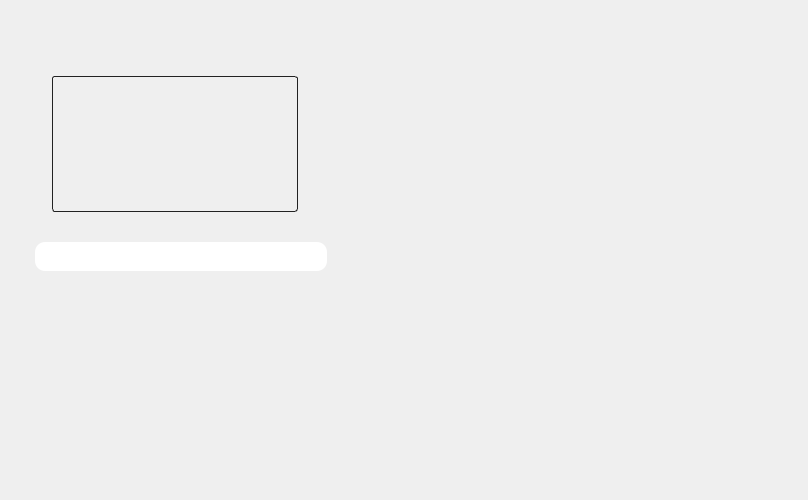
<?xml version="1.0" encoding="UTF-8"?>
<ui version="4.0">
 <class>MainWindow</class>
 <widget class="QMainWindow" name="MainWindow">
  <property name="geometry">
   <rect>
    <x>0</x>
    <y>0</y>
    <width>808</width>
    <height>500</height>
   </rect>
  </property>
  <property name="maximumSize">
   <size>
    <width>2000</width>
    <height>1000</height>
   </size>
  </property>
  <property name="windowTitle">
   <string>Asesinos: Home</string>
  </property>
  <property name="styleSheet">
   <string notr="true">QProgressBar:horizontal {
    border: 1px solid #3A3939;
    text-align: center;
    padding: 1px;
    background: #201F1F;
}
QProgressBar::chunk:horizontal {
    background-color: qlineargradient(spread:reflect, x1:1, y1:0.545, x2:1, y2:0, stop:0 rgba(28, 66, 111, 255), stop:1 rgba(37, 87, 146, 255));
}

QToolTip
{
    border: 1px solid #3A3939;
    background-color: rgb(90, 102, 117);;
    color: white;
    padding: 1px;
    opacity: 200;
}

QWidget
{
    color: silver;
    background-color: #302F2F;
    selection-background-color:#3d8ec9;
    selection-color: black;
    background-clip: border;
    border-image: none;
    outline: 0;
}

QWidget:item:hover
{
    background-color: #78879b;
    color: black;
}

QWidget:item:selected
{
    background-color: #3d8ec9;
}

QCheckBox
{
    spacing: 5px;
    outline: none;
    color: #bbb;
    margin-bottom: 2px;
}

QCheckBox:disabled
{
    color: #777777;
}
QCheckBox::indicator,
QGroupBox::indicator
{
    width: 18px;
    height: 18px;
}
QGroupBox::indicator
{
    margin-left: 2px;
}

QCheckBox::indicator:unchecked,
QCheckBox::indicator:unchecked:hover,
QGroupBox::indicator:unchecked,
QGroupBox::indicator:unchecked:hover
{
    image: url(:/dark_blue/img/checkbox_unchecked.png);
}

QCheckBox::indicator:unchecked:focus,
QCheckBox::indicator:unchecked:pressed,
QGroupBox::indicator:unchecked:focus,
QGroupBox::indicator:unchecked:pressed
{
  border: none;
    image: url(:/dark_blue/img/checkbox_unchecked_focus.png);
}

QCheckBox::indicator:checked,
QCheckBox::indicator:checked:hover,
QGroupBox::indicator:checked,
QGroupBox::indicator:checked:hover
{
    image: url(:/dark_blue/img/checkbox_checked.png);
}

QCheckBox::indicator:checked:focus,
QCheckBox::indicator:checked:pressed,
QGroupBox::indicator:checked:focus,
QGroupBox::indicator:checked:pressed
{
  border: none;
    image: url(:/dark_blue/img/checkbox_checked_focus.png);
}

QCheckBox::indicator:indeterminate,
QCheckBox::indicator:indeterminate:hover,
QCheckBox::indicator:indeterminate:pressed
QGroupBox::indicator:indeterminate,
QGroupBox::indicator:indeterminate:hover,
QGroupBox::indicator:indeterminate:pressed
{
    image: url(:/dark_blue/img/checkbox_indeterminate.png);
}

QCheckBox::indicator:indeterminate:focus,
QGroupBox::indicator:indeterminate:focus
{
    image: url(:/dark_blue/img/checkbox_indeterminate_focus.png);
}

QCheckBox::indicator:checked:disabled,
QGroupBox::indicator:checked:disabled
{
    image: url(:/dark_blue/img/checkbox_checked_disabled.png);
}

QCheckBox::indicator:unchecked:disabled,
QGroupBox::indicator:unchecked:disabled
{
    image: url(:/dark_blue/img/checkbox_unchecked_disabled.png);
}

QRadioButton
{
    spacing: 5px;
    outline: none;
    color: #bbb;
    margin-bottom: 2px;
}

QRadioButton:disabled
{
    color: #777777;
}
QRadioButton::indicator
{
    width: 21px;
    height: 21px;
}

QRadioButton::indicator:unchecked,
QRadioButton::indicator:unchecked:hover
{
    image: url(:/dark_blue/img/radio_unchecked.png);
}

QRadioButton::indicator:unchecked:focus,
QRadioButton::indicator:unchecked:pressed
{
  border: none;
  outline: none;
    image: url(:/dark_blue/img/radio_unchecked_focus.png);
}

QRadioButton::indicator:checked,
QRadioButton::indicator:checked:hover
{
  border: none;
  outline: none;
    image: url(:/dark_blue/img/radio_checked.png);
}

QRadioButton::indicator:checked:focus,
QRadioButton::indicato::menu-arrowr:checked:pressed
{
  border: none;
  outline: none;
    image: url(:/dark_blue/img/radio_checked_focus.png);
}

QRadioButton::indicator:indeterminate,
QRadioButton::indicator:indeterminate:hover,
QRadioButton::indicator:indeterminate:pressed
{
        image: url(:/dark_blue/img/radio_indeterminate.png);
}

QRadioButton::indicator:checked:disabled
{
  outline: none;
  image: url(:/dark_blue/img/radio_checked_disabled.png);
}

QRadioButton::indicator:unchecked:disabled
{
    image: url(:/dark_blue/img/radio_unchecked_disabled.png);
}


QMenuBar
{
    background-color: #302F2F;
    color: silver;
}

QMenuBar::item
{
    background: transparent;
}

QMenuBar::item:selected
{
    background: transparent;
    border: 1px solid #3A3939;
}

QMenuBar::item:pressed
{
    border: 1px solid #3A3939;
    background-color: #3d8ec9;
    color: black;
    margin-bottom:-1px;
    padding-bottom:1px;
}

QMenu
{
    border: 1px solid #3A3939;
    color: silver;
    margin: 1px;
}

QMenu::icon
{
    margin: 1px;
}

QMenu::item
{
    padding: 2px 2px 2px 25px;
    margin-left: 5px;
    border: 1px solid transparent; /* reserve space for selection border */
}

QMenu::item:selected
{
    color: black;
}

QMenu::separator {
    height: 2px;
    background: lightblue;
    margin-left: 10px;
    margin-right: 5px;
}

QMenu::indicator {
    width: 16px;
    height: 16px;
}

/* non-exclusive indicator = check box style indicator
   (see QActionGroup::setExclusive) */
QMenu::indicator:non-exclusive:unchecked {
    image: url(:/dark_blue/img/checkbox_unchecked.png);
}

QMenu::indicator:non-exclusive:unchecked:selected {
    image: url(:/dark_blue/img/checkbox_unchecked_disabled.png);
}

QMenu::indicator:non-exclusive:checked {
    image: url(:/dark_blue/img/checkbox_checked.png);
}

QMenu::indicator:non-exclusive:checked:selected {
    image: url(:/dark_blue/img/checkbox_checked_disabled.png);
}

/* exclusive indicator = radio button style indicator (see QActionGroup::setExclusive) */
QMenu::indicator:exclusive:unchecked {
    image: url(:/dark_blue/img/radio_unchecked.png);
}

QMenu::indicator:exclusive:unchecked:selected {
    image: url(:/dark_blue/img/radio_unchecked_disabled.png);
}

QMenu::indicator:exclusive:checked {
    image: url(:/dark_blue/img/radio_checked.png);
}

QMenu::indicator:exclusive:checked:selected {
    image: url(:/dark_blue/img/radio_checked_disabled.png);
}

QMenu::right-arrow {
    margin: 5px;
    image: url(:/dark_blue/img/right_arrow.png)
}


QWidget:disabled
{
    color: #808080;
    background-color: #302F2F;
}

QAbstractItemView
{
    alternate-background-color: #3A3939;
    color: silver;
    border: 1px solid 3A3939;
    border-radius: 2px;
    padding: 1px;
}

QWidget:focus, QMenuBar:focus
{
    border: 1px solid #78879b;
}

QTabWidget:focus, QCheckBox:focus, QRadioButton:focus, QSlider:focus
{
    border: none;
}

QLineEdit
{
    background-color: #201F1F;
    padding: 2px;
    border-style: solid;
    border: 1px solid #3A3939;
    border-radius: 2px;
    color: silver;
}

QGroupBox {
    border:1px solid #3A3939;
    border-radius: 2px;
    margin-top: 20px;
    background-color: #302F2F;
    color: silver;
}

QGroupBox::title {
    subcontrol-origin: margin;
    subcontrol-position: top center;
    padding-left: 10px;
    padding-right: 10px;
    padding-top: 10px;
}

QAbstractScrollArea
{
    border-radius: 2px;
    border: 1px solid #3A3939;
    background-color: transparent;
}

QScrollBar:horizontal
{
    height: 15px;
    margin: 3px 15px 3px 15px;
    border: 1px transparent #2A2929;
    border-radius: 4px;
    background-color: #2A2929;
}

QScrollBar::handle:horizontal
{
    background-color: #605F5F;
    min-width: 5px;
    border-radius: 4px;
}

QScrollBar::add-line:horizontal
{
    margin: 0px 3px 0px 3px;
    border-image: url(:/dark_blue/img/right_arrow_disabled.png);
    width: 10px;
    height: 10px;
    subcontrol-position: right;
    subcontrol-origin: margin;
}

QScrollBar::sub-line:horizontal
{
    margin: 0px 3px 0px 3px;
    border-image: url(:/dark_blue/img/left_arrow_disabled.png);
    height: 10px;
    width: 10px;
    subcontrol-position: left;
    subcontrol-origin: margin;
}

QScrollBar::add-line:horizontal:hover,QScrollBar::add-line:horizontal:on
{
    border-image: url(:/dark_blue/img/right_arrow.png);
    height: 10px;
    width: 10px;
    subcontrol-position: right;
    subcontrol-origin: margin;
}


QScrollBar::sub-line:horizontal:hover, QScrollBar::sub-line:horizontal:on
{
    border-image: url(:/dark_blue/img/left_arrow.png);
    height: 10px;
    width: 10px;
    subcontrol-position: left;
    subcontrol-origin: margin;
}

QScrollBar::up-arrow:horizontal, QScrollBar::down-arrow:horizontal
{
    background: none;
}


QScrollBar::add-page:horizontal, QScrollBar::sub-page:horizontal
{
    background: none;
}

QScrollBar:vertical
{
    background-color: #2A2929;
    width: 15px;
    margin: 15px 3px 15px 3px;
    border: 1px transparent #2A2929;
    border-radius: 4px;
}

QScrollBar::handle:vertical
{
    background-color: #605F5F;
    min-height: 5px;
    border-radius: 4px;
}

QScrollBar::sub-line:vertical
{
    margin: 3px 0px 3px 0px;
    border-image: url(:/dark_blue/img/up_arrow_disabled.png);
    height: 10px;
    width: 10px;
    subcontrol-position: top;
    subcontrol-origin: margin;
}

QScrollBar::add-line:vertical
{
    margin: 3px 0px 3px 0px;
    border-image: url(:/dark_blue/img/down_arrow_disabled.png);
    height: 10px;
    width: 10px;
    subcontrol-position: bottom;
    subcontrol-origin: margin;
}

QScrollBar::sub-line:vertical:hover,QScrollBar::sub-line:vertical:on
{

    border-image: url(:/dark_blue/img/up_arrow.png);
    height: 10px;
    width: 10px;
    subcontrol-position: top;
    subcontrol-origin: margin;
}


QScrollBar::add-line:vertical:hover, QScrollBar::add-line:vertical:on
{
    border-image: url(:/dark_blue/img/down_arrow.png);
    height: 10px;
    width: 10px;
    subcontrol-position: bottom;
    subcontrol-origin: margin;
}

QScrollBar::up-arrow:vertical, QScrollBar::down-arrow:vertical
{
    background: none;
}


QScrollBar::add-page:vertical, QScrollBar::sub-page:vertical
{
    background: none;
}

QTextEdit
{
    background-color: #201F1F;
    color: silver;
    border: 1px solid #3A3939;
}

QPlainTextEdit
{
    background-color: #201F1F;;
    color: silver;
    border-radius: 2px;
    border: 1px solid #3A3939;
}

QHeaderView::section
{
    background-color: #3A3939;
    color: silver;
    padding-left: 4px;
    border: 1px solid #6c6c6c;
}

QSizeGrip {
    image: url(:/dark_blue/img/sizegrip.png);
    width: 12px;
    height: 12px;
}

QMainWindow
{
    background-color: #302F2F;

}

QMainWindow::separator
{
    background-color: #302F2F;
    color: white;
    padding-left: 4px;
    spacing: 2px;
    border: 1px dashed #3A3939;
}

QMainWindow::separator:hover
{

    background-color: #787876;
    color: white;
    padding-left: 4px;
    border: 1px solid #3A3939;
    spacing: 2px;
}


QMenu::separator
{
    height: 1px;
    background-color: #3A3939;
    color: white;
    padding-left: 4px;
    margin-left: 10px;
    margin-right: 5px;
}


QFrame
{
    border-radius: 2px;
    border: 1px solid #444;
}

QFrame[frameShape=&quot;0&quot;]
{
    border-radius: 2px;
    border: 1px transparent #444;
}

QStackedWidget
{
    background-color: #302F2F;
    border: 1px transparent black;
}

QToolBar {
    border: 1px transparent #393838;
    background: 1px solid #302F2F;
    font-weight: bold;
}

QToolBar::handle:horizontal {
    image: url(:/dark_blue/img/Hmovetoolbar.png);
}
QToolBar::handle:vertical {
    image: url(:/dark_blue/img/Vmovetoolbar.png);
}
QToolBar::separator:horizontal {
    image: url(:/dark_blue/img/Hsepartoolbar.png);
}
QToolBar::separator:vertical {
    image: url(:/dark_blue/img/Vsepartoolbars.png);
}

QPushButton
{
    color: silver;
    background-color: #302F2F;
    border-width: 2px;
    border-color: #4A4949;
    border-style: solid;
    padding-top: 2px;
    padding-bottom: 2px;
    padding-left: 10px;
    padding-right: 10px;
    border-radius: 4px;
    /* outline: none; */
    /* min-width: 40px; */
}

QPushButton:disabled
{
    background-color: #302F2F;
    border-width: 2px;
    border-color: #3A3939;
    border-style: solid;
    padding-top: 2px;
    padding-bottom: 2px;
    padding-left: 10px;
    padding-right: 10px;
    /*border-radius: 2px;*/
    color: #808080;
}

QPushButton:focus {
    background-color: #3d8ec9;
    color: white;
}

QComboBox
{
    selection-background-color: #3d8ec9;
    background-color: #201F1F;
    border-style: solid;
    border: 1px solid #3A3939;
    border-radius: 2px;
    padding: 2px;
    min-width: 75px;
}

QPushButton:checked{
    background-color: #4A4949;
    border-color: #6A6969;
}

QPushButton:hover {
    border: 2px solid #78879b;
    color: silver;
}

QComboBox:hover, QAbstractSpinBox:hover,QLineEdit:hover,QTextEdit:hover,QPlainTextEdit:hover,QAbstractView:hover,QTreeView:hover
{
    border: 1px solid #78879b;
    color: silver;
}

QComboBox:on
{
    background-color: #626873;
    padding-top: 3px;
    padding-left: 4px;
    selection-background-color: #4a4a4a;
}

QComboBox QAbstractItemView
{
    background-color: #201F1F;
    border-radius: 2px;
    border: 1px solid #444;
    selection-background-color: #3d8ec9;
    color: silver;
}

QComboBox::drop-down
{
    subcontrol-origin: padding;
    subcontrol-position: top right;
    width: 15px;

    border-left-width: 0px;
    border-left-color: darkgray;
    border-left-style: solid;
    border-top-right-radius: 3px;
    border-bottom-right-radius: 3px;
}

QComboBox::down-arrow
{
    image: url(:/dark_blue/img/down_arrow_disabled.png);
}

QComboBox::down-arrow:on, QComboBox::down-arrow:hover,
QComboBox::down-arrow:focus
{
    image: url(:/dark_blue/img/down_arrow.png);
}

QPushButton:pressed
{
    background-color: #484846;
}

QAbstractSpinBox {
    padding-top: 2px;
    padding-bottom: 2px;
    border: 1px solid #3A3939;
    background-color: #201F1F;
    color: silver;
    border-radius: 2px;
    min-width: 75px;
}

QAbstractSpinBox:up-button
{
    background-color: transparent;
    subcontrol-origin: border;
    subcontrol-position: top right;
}

QAbstractSpinBox:down-button
{
    background-color: transparent;
    subcontrol-origin: border;
    subcontrol-position: bottom right;
}

QAbstractSpinBox::up-arrow,QAbstractSpinBox::up-arrow:disabled,QAbstractSpinBox::up-arrow:off {
    image: url(:/dark_blue/img/up_arrow_disabled.png);
    width: 10px;
    height: 10px;
}
QAbstractSpinBox::up-arrow:hover
{
    image: url(:/dark_blue/img/up_arrow.png);
}


QAbstractSpinBox::down-arrow,QAbstractSpinBox::down-arrow:disabled,QAbstractSpinBox::down-arrow:off
{
    image: url(:/dark_blue/img/down_arrow_disabled.png);
    width: 10px;
    height: 10px;
}
QAbstractSpinBox::down-arrow:hover
{
    image: url(:/dark_blue/img/down_arrow.png);
}


QLabel
{
    border: 0px solid black;
}

QTabWidget{
    border: 1px transparent black;
}

QTabWidget::pane {
    border: 1px solid #444;
    border-radius: 3px;
    padding: 3px;
}

QTabBar
{
    qproperty-drawBase: 0;
    left: 5px; /* move to the right by 5px */
}

QTabBar:focus
{
    border: 0px transparent black;
}

QTabBar::close-button  {
    image: url(:/dark_blue/img/close.png);
    background: transparent;
}

QTabBar::close-button:hover
{
    image: url(:/dark_blue/img/close-hover.png);
    background: transparent;
}

QTabBar::close-button:pressed {
    image: url(:/dark_blue/img/close-pressed.png);
    background: transparent;
}

/* TOP TABS */
QTabBar::tab:top {
    color: #b1b1b1;
    border: 1px solid #4A4949;
    border-bottom: 1px transparent black;
    background-color: #302F2F;
    padding: 5px;
    border-top-left-radius: 2px;
    border-top-right-radius: 2px;
}

QTabBar::tab:top:!selected
{
    color: #b1b1b1;
    background-color: #201F1F;
    border: 1px transparent #4A4949;
    border-bottom: 1px transparent #4A4949;
    border-top-left-radius: 0px;
    border-top-right-radius: 0px;
}

QTabBar::tab:top:!selected:hover {
    background-color: #48576b;
}

/* BOTTOM TABS */
QTabBar::tab:bottom {
    color: #b1b1b1;
    border: 1px solid #4A4949;
    border-top: 1px transparent black;
    background-color: #302F2F;
    padding: 5px;
    border-bottom-left-radius: 2px;
    border-bottom-right-radius: 2px;
}

QTabBar::tab:bottom:!selected
{
    color: #b1b1b1;
    background-color: #201F1F;
    border: 1px transparent #4A4949;
    border-top: 1px transparent #4A4949;
    border-bottom-left-radius: 0px;
    border-bottom-right-radius: 0px;
}

QTabBar::tab:bottom:!selected:hover {
    background-color: #78879b;
}

/* LEFT TABS */
QTabBar::tab:left {
    color: #b1b1b1;
    border: 1px solid #4A4949;
    border-left: 1px transparent black;
    background-color: #302F2F;
    padding: 5px;
    border-top-right-radius: 2px;
    border-bottom-right-radius: 2px;
}

QTabBar::tab:left:!selected
{
    color: #b1b1b1;
    background-color: #201F1F;
    border: 1px transparent #4A4949;
    border-right: 1px transparent #4A4949;
    border-top-right-radius: 0px;
    border-bottom-right-radius: 0px;
}

QTabBar::tab:left:!selected:hover {
    background-color: #48576b;
}


/* RIGHT TABS */
QTabBar::tab:right {
    color: #b1b1b1;
    border: 1px solid #4A4949;
    border-right: 1px transparent black;
    background-color: #302F2F;
    padding: 5px;
    border-top-left-radius: 2px;
    border-bottom-left-radius: 2px;
}

QTabBar::tab:right:!selected
{
    color: #b1b1b1;
    background-color: #201F1F;
    border: 1px transparent #4A4949;
    border-right: 1px transparent #4A4949;
    border-top-left-radius: 0px;
    border-bottom-left-radius: 0px;
}

QTabBar::tab:right:!selected:hover {
    background-color: #48576b;
}

QTabBar QToolButton::right-arrow:enabled {
     image: url(:/dark_blue/img/right_arrow.png);
 }

 QTabBar QToolButton::left-arrow:enabled {
     image: url(:/dark_blue/img/left_arrow.png);
 }

QTabBar QToolButton::right-arrow:disabled {
     image: url(:/dark_blue/img/right_arrow_disabled.png);
 }

 QTabBar QToolButton::left-arrow:disabled {
     image: url(:/dark_blue/img/left_arrow_disabled.png);
 }


QDockWidget {
    border: 1px solid #403F3F;
    titlebar-close-icon: url(:/dark_blue/img/close.png);
    titlebar-normal-icon: url(:/dark_blue/img/undock.png);
}

QDockWidget::close-button, QDockWidget::float-button {
    border: 1px solid transparent;
    border-radius: 2px;
    background: transparent;
}

QDockWidget::close-button:hover, QDockWidget::float-button:hover {
    background: rgba(255, 255, 255, 10);
}

QDockWidget::close-button:pressed, QDockWidget::float-button:pressed {
    padding: 1px -1px -1px 1px;
    background: rgba(255, 255, 255, 10);
}

QTreeView, QListView, QTextBrowser, AtLineEdit, AtLineEdit::hover {
    border: 1px solid #444;
    background-color: silver;
    border-radius: 3px;
    margin-left: 3px;
    color: black;
}

QTreeView:branch:selected, QTreeView:branch:hover {
    background: url(:/dark_blue/img/transparent.png);
}

QTreeView::branch:has-siblings:!adjoins-item {
    border-image: url(:/dark_blue/img/transparent.png);
}

QTreeView::branch:has-siblings:adjoins-item {
    border-image: url(:/dark_blue/img/transparent.png);
}

QTreeView::branch:!has-children:!has-siblings:adjoins-item {
    border-image: url(:/dark_blue/img/transparent.png);
}

QTreeView::branch:has-children:!has-siblings:closed,
QTreeView::branch:closed:has-children:has-siblings {
    image: url(:/dark_blue/img/branch_closed.png);
}

QTreeView::branch:open:has-children:!has-siblings,
QTreeView::branch:open:has-children:has-siblings  {
    image: url(:/dark_blue/img/branch_open.png);
}

QTreeView::branch:has-children:!has-siblings:closed:hover,
QTreeView::branch:closed:has-children:has-siblings:hover {
    image: url(:/dark_blue/img/branch_closed-on.png);
    }

QTreeView::branch:open:has-children:!has-siblings:hover,
QTreeView::branch:open:has-children:has-siblings:hover  {
    image: url(:/dark_blue/img/branch_open-on.png);
    }

QListView::item:!selected:hover, QListView::item:!selected:hover, QTreeView::item:!selected:hover  {
    background: rgba(0, 0, 0, 0);
    outline: 0;
    color: #FFFFFF
}

QListView::item:selected:hover, QListView::item:selected:hover, QTreeView::item:selected:hover  {
    background: #3d8ec9;
    color: #FFFFFF;
}

QSlider::groove:horizontal {
    border: 1px solid #3A3939;
    height: 8px;
    background: #201F1F;
    margin: 2px 0;
    border-radius: 2px;
}

QSlider::handle:horizontal {
    background: QLinearGradient( x1: 0, y1: 0, x2: 0, y2: 1,
      stop: 0.0 silver, stop: 0.2 #a8a8a8, stop: 1 #727272);
    border: 1px solid #3A3939;
    width: 14px;
    height: 14px;
    margin: -4px 0;
    border-radius: 2px;
}

QSlider::groove:vertical {
    border: 1px solid #3A3939;
    width: 8px;
    background: #201F1F;
    margin: 0 0px;
    border-radius: 2px;
}

QSlider::handle:vertical {
    background: QLinearGradient( x1: 0, y1: 0, x2: 0, y2: 1, stop: 0.0 silver,
    stop: 0.2 #a8a8a8, stop: 1 #727272);
    border: 1px solid #3A3939;
    width: 14px;
    height: 14px;
    margin: 0 -4px;
    border-radius: 2px;
}

QToolButton {
    /*  background-color: transparent; */
    border: 2px transparent #4A4949;
    border-radius: 4px;
    background-color: dimgray;
    margin: 2px;
    padding: 2px;
}

QToolButton[popupMode=&quot;1&quot;] { /* only for MenuButtonPopup */
 padding-right: 20px; /* make way for the popup button */
 border: 2px transparent #4A4949;
 border-radius: 4px;
}

QToolButton[popupMode=&quot;2&quot;] { /* only for InstantPopup */
 padding-right: 10px; /* make way for the popup button */
 border: 2px transparent #4A4949;
}


QToolButton:hover, QToolButton::menu-button:hover {
    border: 2px solid #78879b;
}

QToolButton:checked, QToolButton:pressed,
    QToolButton::menu-button:pressed {
    background-color: #4A4949;
    border: 2px solid #78879b;
}

/* the subcontrol below is used only in the InstantPopup or DelayedPopup mode */
QToolButton::menu-indicator {
    image: url(:/dark_blue/img/down_arrow.png);
    top: -7px; left: -2px; /* shift it a bit */
}

/* the subcontrols below are used only in the MenuButtonPopup mode */
QToolButton::menu-button {
    border: 1px transparent #4A4949;
    border-top-right-radius: 6px;
    border-bottom-right-radius: 6px;
    /* 16px width + 4px for border = 20px allocated above */
    width: 16px;
    outline: none;
}

QToolButton::menu-arrow {
    image: url(:/dark_blue/img/down_arrow.png);
}

QToolButton::menu-arrow:open {
    top: 1px; left: 1px; /* shift it a bit */
    border: 1px solid #3A3939;
}

QPushButton::menu-indicator  {
    subcontrol-origin: padding;
    subcontrol-position: bottom right;
    left: 4px;
}

QTableView
{
    border: 1px solid #444;
    gridline-color: #6c6c6c;
    background-color: #201F1F;
}


QTableView, QHeaderView
{
    border-radius: 0px;
}

QTableView::item:pressed, QListView::item:pressed, QTreeView::item:pressed  {
    background: #78879b;
    color: #FFFFFF;
}

QTableView::item:selected:active, QTreeView::item:selected:active, QListView::item:selected:active  {
    background: #3d8ec9;
    color: #FFFFFF;
}


QHeaderView
{
    border: 1px transparent;
    border-radius: 2px;
    margin: 0px;
    padding: 0px;
}

QHeaderView::section  {
    background-color: #3A3939;
    color: silver;
    padding: 4px;
    border: 1px solid #6c6c6c;
    border-radius: 0px;
    text-align: center;
}

QHeaderView::section::vertical::first, QHeaderView::section::vertical::only-one
{
    border-top: 1px solid #6c6c6c;
}

QHeaderView::section::vertical
{
    border-top: transparent;
}

QHeaderView::section::horizontal::first, QHeaderView::section::horizontal::only-one
{
    border-left: 1px solid #6c6c6c;
}

QHeaderView::section::horizontal
{
    border-left: transparent;
}


QHeaderView::section:checked
 {
    color: white;
    background-color: #5A5959;
 }

 /* style the sort indicator */
QHeaderView::down-arrow {
    image: url(:/dark_blue/img/down_arrow.png);
}

QHeaderView::up-arrow {
    image: url(:/dark_blue/img/up_arrow.png);
}


QTableCornerButton::section {
    background-color: #3A3939;
    border: 1px solid #3A3939;
    border-radius: 2px;
}

QToolBox  {
    padding: 3px;
    border: 1px transparent black;
}

QToolBox::tab {
    color: #b1b1b1;
    background-color: #302F2F;
    border: 1px solid #4A4949;
    border-bottom: 1px transparent #302F2F;
    border-top-left-radius: 5px;
    border-top-right-radius: 5px;
}

 QToolBox::tab:selected { /* italicize selected tabs */
    font: italic;
    background-color: #302F2F;
    border-color: #3d8ec9;
 }

QStatusBar::item {
    border: 1px solid #3A3939;
    border-radius: 2px;
 }


QFrame[height=&quot;3&quot;], QFrame[width=&quot;3&quot;] {
    background-color: #AAA;
}


QSplitter::handle {
    border: 1px dashed #3A3939;
}

QSplitter::handle:hover {
    background-color: #787876;
    border: 1px solid #3A3939;
}

QSplitter::handle:horizontal {
    width: 1px;
}

QSplitter::handle:vertical {
    height: 1px;
}

QListWidget {
    background-color: silver;
    border-radius: 5px;
    margin-left: 5px;
}

QListWidget::item {
    color: black;
}

QMessageBox {
    messagebox-critical-icon	: url(:/dark_blue/img/critical.png);
    messagebox-information-icon	: url(:/dark_blue/img/information.png);
    messagebox-question-icon	: url(:/dark_blue/img/question.png);
    messagebox-warning-icon:    : url(:/dark_blue/img/warning.png);
}

ColorButton::enabled {
    border-radius: 0px;
    border: 1px solid #444444;
}

ColorButton::disabled {
    border-radius: 0px;
    border: 1px solid #AAAAAA;
}</string>
  </property>
  <widget class="QWidget" name="centralwidget">
   <widget class="QLabel" name="category_ui">
    <property name="enabled">
     <bool>true</bool>
    </property>
    <property name="geometry">
     <rect>
      <x>0</x>
      <y>0</y>
      <width>808</width>
      <height>500</height>
     </rect>
    </property>
    <property name="text">
     <string/>
    </property>
    <property name="pixmap">
     <pixmap>../images/category.png</pixmap>
    </property>
    <property name="scaledContents">
     <bool>true</bool>
    </property>
   </widget>
   <widget class="QPushButton" name="middle_puzzle">
    <property name="enabled">
     <bool>false</bool>
    </property>
    <property name="geometry">
     <rect>
      <x>371</x>
      <y>371</y>
      <width>82</width>
      <height>82</height>
     </rect>
    </property>
    <property name="styleSheet">
     <string notr="true">background-color:transparent; border:none;</string>
    </property>
    <property name="text">
     <string/>
    </property>
    <property name="icon">
     <iconset>
      <normaloff>../images/yellow_centre.png</normaloff>
      <disabledoff>../images/yellow_centre_in.png</disabledoff>../images/yellow_centre.png</iconset>
    </property>
    <property name="iconSize">
     <size>
      <width>82</width>
      <height>82</height>
     </size>
    </property>
   </widget>
   <widget class="QPushButton" name="music_active">
    <property name="enabled">
     <bool>false</bool>
    </property>
    <property name="geometry">
     <rect>
      <x>700</x>
      <y>24</y>
      <width>80</width>
      <height>80</height>
     </rect>
    </property>
    <property name="styleSheet">
     <string notr="true">background-color:transparent; border:none;</string>
    </property>
    <property name="text">
     <string/>
    </property>
    <property name="icon">
     <iconset>
      <normaloff>../images/music.png</normaloff>
      <disabledoff>../images/music_in.png</disabledoff>../images/music.png</iconset>
    </property>
    <property name="iconSize">
     <size>
      <width>74</width>
      <height>74</height>
     </size>
    </property>
   </widget>
   <widget class="QPushButton" name="game_active">
    <property name="enabled">
     <bool>false</bool>
    </property>
    <property name="geometry">
     <rect>
      <x>700</x>
      <y>126</y>
      <width>80</width>
      <height>80</height>
     </rect>
    </property>
    <property name="styleSheet">
     <string notr="true">background-color:transparent; border:none;</string>
    </property>
    <property name="text">
     <string/>
    </property>
    <property name="icon">
     <iconset>
      <normaloff>../images/games.png</normaloff>
      <disabledoff>../images/games_in.png</disabledoff>../images/games.png</iconset>
    </property>
    <property name="iconSize">
     <size>
      <width>74</width>
      <height>74</height>
     </size>
    </property>
   </widget>
   <widget class="QPushButton" name="news_active">
    <property name="enabled">
     <bool>false</bool>
    </property>
    <property name="geometry">
     <rect>
      <x>700</x>
      <y>228</y>
      <width>80</width>
      <height>80</height>
     </rect>
    </property>
    <property name="styleSheet">
     <string notr="true">background-color:transparent; border:none;</string>
    </property>
    <property name="text">
     <string/>
    </property>
    <property name="icon">
     <iconset>
      <normaloff>../images/newspaper.png</normaloff>
      <disabledoff>../images/newspaper_in.png</disabledoff>../images/newspaper.png</iconset>
    </property>
    <property name="iconSize">
     <size>
      <width>74</width>
      <height>74</height>
     </size>
    </property>
   </widget>
   <widget class="QPushButton" name="video_active">
    <property name="enabled">
     <bool>false</bool>
    </property>
    <property name="geometry">
     <rect>
      <x>700</x>
      <y>330</y>
      <width>80</width>
      <height>80</height>
     </rect>
    </property>
    <property name="styleSheet">
     <string notr="true">background-color:transparent; border:none;</string>
    </property>
    <property name="text">
     <string/>
    </property>
    <property name="icon">
     <iconset>
      <normaloff>../images/video.png</normaloff>
      <disabledoff>../images/video_in.png</disabledoff>../images/video.png</iconset>
    </property>
    <property name="iconSize">
     <size>
      <width>74</width>
      <height>74</height>
     </size>
    </property>
   </widget>
   <widget class="QPushButton" name="home_icon">
    <property name="enabled">
     <bool>false</bool>
    </property>
    <property name="geometry">
     <rect>
      <x>10</x>
      <y>445</y>
      <width>48</width>
      <height>48</height>
     </rect>
    </property>
    <property name="styleSheet">
     <string notr="true">background-color:rgb(255.255.255.0);border:0px;</string>
    </property>
    <property name="text">
     <string/>
    </property>
    <property name="icon">
     <iconset>
      <normaloff>../images/home_icon.png</normaloff>
      <disabledoff>../images/home_pressed.png</disabledoff>../images/home_icon.png</iconset>
    </property>
    <property name="iconSize">
     <size>
      <width>48</width>
      <height>48</height>
     </size>
    </property>
   </widget>
   <widget class="QPushButton" name="home_button">
    <property name="geometry">
     <rect>
      <x>70</x>
      <y>460</y>
      <width>40</width>
      <height>20</height>
     </rect>
    </property>
    <property name="styleSheet">
     <string notr="true">background-color:transparent;border:0px;</string>
    </property>
    <property name="text">
     <string/>
    </property>
    <property name="icon">
     <iconset>
      <normaloff>../images/inactiver.png</normaloff>../images/inactiver.png</iconset>
    </property>
    <property name="iconSize">
     <size>
      <width>40</width>
      <height>20</height>
     </size>
    </property>
    <property name="checkable">
     <bool>true</bool>
    </property>
   </widget>
   <widget class="QPushButton" name="glob_button">
    <property name="geometry">
     <rect>
      <x>700</x>
      <y>460</y>
      <width>40</width>
      <height>20</height>
     </rect>
    </property>
    <property name="styleSheet">
     <string notr="true">background-color:transparent;border:0px;</string>
    </property>
    <property name="text">
     <string/>
    </property>
    <property name="icon">
     <iconset>
      <normaloff>../images/inactiver.png</normaloff>../images/inactiver.png</iconset>
    </property>
    <property name="iconSize">
     <size>
      <width>40</width>
      <height>20</height>
     </size>
    </property>
    <property name="checkable">
     <bool>true</bool>
    </property>
   </widget>
   <widget class="QPushButton" name="glob_icon">
    <property name="enabled">
     <bool>false</bool>
    </property>
    <property name="geometry">
     <rect>
      <x>754</x>
      <y>446</y>
      <width>44</width>
      <height>44</height>
     </rect>
    </property>
    <property name="styleSheet">
     <string notr="true">background-color:transparent; border:0px;</string>
    </property>
    <property name="text">
     <string/>
    </property>
    <property name="icon">
     <iconset>
      <normaloff>../images/active_earth.png</normaloff>
      <disabledoff>../images/inactive_earth.png</disabledoff>
      <disabledon>../images/inactive_earth.png</disabledon>../images/active_earth.png</iconset>
    </property>
    <property name="iconSize">
     <size>
      <width>44</width>
      <height>44</height>
     </size>
    </property>
   </widget>
   <widget class="QLineEdit" name="below_text">
    <property name="geometry">
     <rect>
      <x>35</x>
      <y>242</y>
      <width>292</width>
      <height>29</height>
     </rect>
    </property>
    <property name="font">
     <font>
      <pointsize>10</pointsize>
     </font>
    </property>
    <property name="styleSheet">
     <string notr="true">border:2px; border-radius:10px;
</string>
    </property>
    <property name="alignment">
     <set>Qt::AlignCenter</set>
    </property>
   </widget>
   <widget class="QPushButton" name="saw_button">
    <property name="geometry">
     <rect>
      <x>217</x>
      <y>460</y>
      <width>40</width>
      <height>20</height>
     </rect>
    </property>
    <property name="styleSheet">
     <string notr="true">background-color:transparent;border:0px;</string>
    </property>
    <property name="text">
     <string/>
    </property>
    <property name="icon">
     <iconset>
      <normaloff>../images/inactiver.png</normaloff>../images/inactiver.png</iconset>
    </property>
    <property name="iconSize">
     <size>
      <width>40</width>
      <height>20</height>
     </size>
    </property>
    <property name="checkable">
     <bool>true</bool>
    </property>
   </widget>
   <widget class="QPushButton" name="saw_icon">
    <property name="enabled">
     <bool>false</bool>
    </property>
    <property name="geometry">
     <rect>
      <x>160</x>
      <y>445</y>
      <width>48</width>
      <height>48</height>
     </rect>
    </property>
    <property name="styleSheet">
     <string notr="true">background-color:rgb(255.255.255.0);border:0px;</string>
    </property>
    <property name="text">
     <string/>
    </property>
    <property name="icon">
     <iconset>
      <normaloff>../images/saw_active.png</normaloff>
      <disabledoff>../images/saw_inactive.png</disabledoff>../images/saw_active.png</iconset>
    </property>
    <property name="iconSize">
     <size>
      <width>48</width>
      <height>48</height>
     </size>
    </property>
   </widget>
   <widget class="QPushButton" name="below_button">
    <property name="geometry">
     <rect>
      <x>22</x>
      <y>291</y>
      <width>40</width>
      <height>20</height>
     </rect>
    </property>
    <property name="styleSheet">
     <string notr="true">background-color:transparent;border:0px;</string>
    </property>
    <property name="text">
     <string/>
    </property>
    <property name="icon">
     <iconset>
      <normaloff>../images/inactiver.png</normaloff>../images/inactiver.png</iconset>
    </property>
    <property name="iconSize">
     <size>
      <width>40</width>
      <height>20</height>
     </size>
    </property>
    <property name="checkable">
     <bool>true</bool>
    </property>
   </widget>
   <widget class="QPushButton" name="below_icon">
    <property name="enabled">
     <bool>false</bool>
    </property>
    <property name="geometry">
     <rect>
      <x>22</x>
      <y>316</y>
      <width>40</width>
      <height>40</height>
     </rect>
    </property>
    <property name="styleSheet">
     <string notr="true">background-color:rgb(255.255.255.0);border:0px;</string>
    </property>
    <property name="text">
     <string/>
    </property>
    <property name="icon">
     <iconset>
      <normaloff>../images/yellow_below.png</normaloff>
      <disabledoff>../images/yellow_below_in.png</disabledoff>../images/yellow_below.png</iconset>
    </property>
    <property name="iconSize">
     <size>
      <width>40</width>
      <height>40</height>
     </size>
    </property>
   </widget>
   <widget class="QLabel" name="videoBox">
    <property name="geometry">
     <rect>
      <x>52</x>
      <y>76</y>
      <width>246</width>
      <height>136</height>
     </rect>
    </property>
    <property name="styleSheet">
     <string notr="true">border: 1px solid #222222; border-radius: 3px;</string>
    </property>
    <property name="text">
     <string/>
    </property>
   </widget>
   <widget class="QPushButton" name="music_button">
    <property name="geometry">
     <rect>
      <x>640</x>
      <y>54</y>
      <width>40</width>
      <height>20</height>
     </rect>
    </property>
    <property name="styleSheet">
     <string notr="true">background-color:transparent;border:0px;</string>
    </property>
    <property name="text">
     <string/>
    </property>
    <property name="icon">
     <iconset>
      <normaloff>../images/inactiver.png</normaloff>../images/inactiver.png</iconset>
    </property>
    <property name="iconSize">
     <size>
      <width>40</width>
      <height>20</height>
     </size>
    </property>
    <property name="checkable">
     <bool>true</bool>
    </property>
   </widget>
   <widget class="QPushButton" name="game_button">
    <property name="geometry">
     <rect>
      <x>640</x>
      <y>157</y>
      <width>40</width>
      <height>20</height>
     </rect>
    </property>
    <property name="styleSheet">
     <string notr="true">background-color:transparent;border:0px;</string>
    </property>
    <property name="text">
     <string/>
    </property>
    <property name="icon">
     <iconset>
      <normaloff>../images/inactiver.png</normaloff>../images/inactiver.png</iconset>
    </property>
    <property name="iconSize">
     <size>
      <width>40</width>
      <height>20</height>
     </size>
    </property>
    <property name="checkable">
     <bool>true</bool>
    </property>
   </widget>
   <widget class="QPushButton" name="news_button">
    <property name="geometry">
     <rect>
      <x>640</x>
      <y>260</y>
      <width>40</width>
      <height>20</height>
     </rect>
    </property>
    <property name="styleSheet">
     <string notr="true">background-color:transparent;border:0px;</string>
    </property>
    <property name="text">
     <string/>
    </property>
    <property name="icon">
     <iconset>
      <normaloff>../images/inactiver.png</normaloff>../images/inactiver.png</iconset>
    </property>
    <property name="iconSize">
     <size>
      <width>40</width>
      <height>20</height>
     </size>
    </property>
    <property name="checkable">
     <bool>true</bool>
    </property>
   </widget>
   <widget class="QPushButton" name="video_button">
    <property name="geometry">
     <rect>
      <x>640</x>
      <y>361</y>
      <width>40</width>
      <height>20</height>
     </rect>
    </property>
    <property name="styleSheet">
     <string notr="true">background-color:transparent;border:0px;</string>
    </property>
    <property name="text">
     <string/>
    </property>
    <property name="icon">
     <iconset>
      <normaloff>../images/inactiver.png</normaloff>../images/inactiver.png</iconset>
    </property>
    <property name="iconSize">
     <size>
      <width>40</width>
      <height>20</height>
     </size>
    </property>
    <property name="checkable">
     <bool>true</bool>
    </property>
   </widget>
  </widget>
 </widget>
 <resources/>
 <connections/>
</ui>
